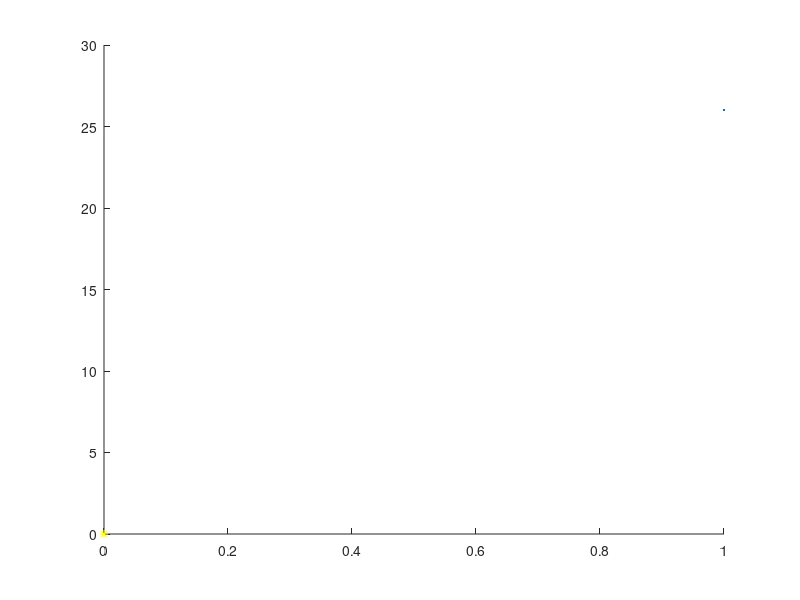

Write MATLAB code to recreate this figure. (Note: this script raises an error after producing the figure.)
%%
%Aurinkokunta 2D

clearvars
close all
clc

hold on
plot(0,0,'y*', LineWidth=26)

vn = 364/225;
mn = 364/(687);
venus = plot(0,0, 'o', LineWidth=12,Color=validatecolor(uint8([255 198 73])));
maa = plot(0, 0, 'o', LineWidth=16,Color=validatecolor(uint8([40 122 184])));
mars = plot(0, 0, 'o', LineWidth=18,Color=validatecolor(uint8([226 123 88])));

title('Aurinkokunta')
legend({'Aurinko','Venus','Maa','Mars'})
i = 0;
while 1
    venus.XData = cos(vn*i + pi/2)*1.2;
    venus.YData = sin(vn*i + pi/2)*1.2;
    
    maa.XData = cos(i)*1.5;
    maa.YData = sin(i)*1.5;

    mars.XData = cos(i*mn)*1.8;
    mars.YData = sin(i*mn)*1.8;
    axis([-2 2 -2 2])
    pause(0.01)
    i = 0.01 + i;
end

%%
%Aurinkokunta 3D

clearvars
close all
clc

[X Y Z]=sphere;

t=linspace(0,2*pi,1000);
x=cos(t);
y=sin(t);
i = 0;

vn = 364/225;
mn = 364/(687);

hold on
surf(X,Y,Z, 'LineStyle','none',FaceColor=validatecolor('#FED33C'))
venus = plot(0,0, 'o', LineWidth=12,Color=validatecolor(uint8([255 198 73])));
maa = plot(0, 0, 'o', LineWidth=16,Color=validatecolor(uint8([40 122 184])));
mars = plot(0, 0, 'o', LineWidth=18,Color=validatecolor(uint8([226 123 88])));
axis([-2 2 -2 2 -1 1])
title('Aurinkokunta')
legend({'Aurinko','Venus','Maa','Mars'})

while 1
    venus.XData = cos(vn*i + pi/2)*1.2;
    venus.YData = sin(vn*i + pi/2)*1.2;
    
    maa.XData = cos(i)*1.5;
    maa.YData = sin(i)*1.5;

    mars.XData = cos(i*mn)*1.8;
    mars.YData = sin(i*mn)*1.8;
    view(3)
    pause(0.01)
    i = i+0.01;
end
%%
%Paljon merkkejä tehty randomilla
%Siisti todennäköisyys kaavio
clearvars
close all
clc

hold on
view(3)
for i = 1:1001
    r1 = 5*rand(1)*rand(1);
    r2 = 5*rand(1)*rand(1);
    r3 = 5*rand(1)*rand(1);
    R(i,1) = r1;
    R(i,2) = r2;
    R(i,3) = r3;
    p = plot3(r1,r2,r3);
    p.Color=validatecolor(uint8([randi(255) randi(255) randi(255)]));
    p.Marker='o';
end
grid on
figure
histogram(R, 'Normalization','probability')


%%
%Partikkeli juttu
clearvars
close all
clc
n=1000;
r1 = 4*rand(n,1)-2;
r2 = 4*rand(n,1)-2;
r3 = 4*rand(n,1)-2;
p = plot3(r1,r2,r3,'ro');
while 1
    r1 = 0.01*rand(n,1);
    r2 = 0.01*rand(n,1);
    r3 = 0.01*rand(n,1);
    x = p.XData';
    y = p.YData';
    z = p.ZData';
    p.XData=x+r1;
    p.YData=y+r2;
    p.ZData=z+r3;
    pause(0.1)
    x = p.XData';
    y = p.YData';
    z = p.ZData';
    p.XData=x-r1;
    p.YData=y-r2;
    p.ZData=z-r3;
    axis([-2 2 -2 2 -4 4])
end
%%
%Tee jotain siistiä latex koodilla tai text funktiolla
clearvars
close all
clc

str = '\bf \it Hello world!';
txt = text(0.5,0.5,str,'Interpreter','latex');
aika = datetime("now");
sekunti = aika.Second;
r_txt = num2str(sekunti);
txt2.String = ['\bf ', r_txt];
txt2 = text(0.5,0.2,txt2.String);
%%
%Aalto-animaatio
clearvars
close all
clc

[X,Y]=meshgrid(-3:0.1:3,-2:0.1:2);
n = 0;
while 1
    Z=sin(Y + 4*n) + cos(X + 4*n);
    % Z=tan(n*Y) + tan(n*X);
    mesh(X,Y,Z);
    axis([-2 2 -2 2 -2 2])
    pause(0.01)
    n = n + 0.01;
end

%%
clearvars
close all
clc

for i = 0.1:0.1:15
    p = fplot(@(x) 0.1*cos(i*x^x));
    pause(0.1)
    delete(p)
end

%%
clearvars
close all
clc

for i = 0.1:0.1:10
    p = fplot(@(x) 2*sin(i*cos(x)));
    pause(0.01)
    delete(p)
end
fplot(@(x) 2*sin(10*cos(x)))
%%
clearvars
close all
clc

for i = 0.1:0.1:15
    p = fplot(@(x) sin(i) + x*cos(i));
    axis([-6 6 -4 4])
    grid on
    pause(0.01)
    delete(p)
end
fplot(@(x) sin(10) + x*cos(10))

%%
clearvars
close all
clc

for i = 0:0.1:50
    p = fplot(@(x) sin(i)*x+sin(x)*i);
    axis([-60 60 -60 60])
    pause(0.01)
    delete(p)
end
fplot(@(x) sin(50)*x+sin(x)*50);
%%
clearvars
close all
clc
t = 0:0.1:8*pi;

for i = 0:0.01:1
    p = polarplot(t, 3*sin(i*t));
    pause(0.05)
    delete(p)
end
polarplot(t, 3*sin(t))

%%
clearvars
close all
clc
t = 0:0.01:8*pi;

for i = 0:0.1:20
    p = polarplot(t, sin((i/5)*t));
    pause(0.05)
    delete(p)
end
polarplot(t, sin((20/5)*t))
%%
%Tee jotain siistiä viiva animaatioilla cos tai sin funktioilla
clearvars
close all
clc

a1 = animatedline('Color',[0 .7 .7]);
a2 = animatedline('Color',[0 .5 .5]);
a3 = animatedline('Color',[0 .3 .3]);
a4 = animatedline('Color',[0 .1 .1]);

axis equal
([-1 20 -1 1]);
x = linspace(0,20,10000);
for k = 1:length(x)
    
    xk = x(k);
    eka_viiva = cos(xk.^5);
    addpoints(a1,sin(xk.^5),eka_viiva);

    %kolmas_viiva = sin(2.41.*xk^2);
    %addpoints(a1,xk,kolmas_viiva);

    %neljas_viiva = sin(1./xk);
    %addpoints(a1,xk, neljas_viiva);

    % drawnow limitrate 
    drawnow
end
%%
%Lihasjännitys

clearvars
close all
clc

n=20;
x=2;
y=2;

plot(x, y)
hold on;
for i = 1:n
    plot(sphere*(1.5+sin(i)))
    axis equal
    xlabel('lihasjännitys');
    pause(0.75)
    hold off
end

%%
clearvars
close all
clc
%Lateksii ry:n logo

hold on
x = [-0.25,0.25,0.1,-0.1,-0.25];
y = [0,0,1.15,1.15,0];
B=[x;y];

for theta = linspace(0,2*pi,10)
    R = [cos(theta), -sin(theta);sin(theta),cos(theta)];
    C = R*B;
    fill(C(1,:),C(2,:),'k')
end
t=0:0.01:2.1*pi;
fill(cos(t), sin(t), validatecolor(uint8([255 0 255])))
plot(cos(t), sin(t), LineWidth=8, Color='k')
text(0, 0, '\Xi', FontSize=200, HorizontalAlignment='center')
axis equal

%%
%pallo vaihtaa väriä kun x ei ole määritelty animaatio
%jousi animaatio?

clearvars 
close all
clc

x=0:0.01:1;
y=cos(1./x);
for i = 1:numel(x)
    j=numel(x)-i+1;
    plot(x,y)
    hold on
    plot(x(j), y(j), 'bo')
    axis equal
    pause(0.01)
    hold off
end

x=-1:0.01:0;
y=cos(1./x);
for i = 1:numel(x)
    j=numel(x)-i+1;
    plot(x,y)
    hold on
    plot(x(j), y(j), 'ro')
    axis equal
    pause(0.01)
    hold off
end

x=-1:0.01:0;
y=cos(1./x);
for i = 1:numel(x)
    j=numel(x)-i+1;
    plot(x,y)
    hold on
    plot(x(i), y(i), 'ro')
    axis equal
    pause(0.01)
    hold off
end

x=0:0.01:1;
y=cos(1./x);
for i = 1:numel(x)
    j=numel(x)-i+1;
    plot(x,y)
    hold on
    plot(x(i), y(i), 'bo')
    axis equal
    pause(0.01)
    hold off
end

X=0:0.01:1;
for i = 1:numel(X)
    Y=cos(i./X);
    plot(X, Y)
end
%%
%Sylinteri

clearvars
close all
clc

r=1; 
n=100;
kulma=linspace(0,2*pi, n);
Ax = r*cos(kulma);
Ay = r*sin(kulma);
a = 2.5;
e = 0.25;
c = 0.5;
d = 1;
t = 0.06;
By = e + c/2;
Bx = Ax+ sqrt(a^2-(Ay-e-c/2).^2);
axislimits=[min(Ax)*1.1 max(Bx)*1.2 min(Ay)*1.1 max(Ay)*1.1];
sliderY=[e e+c e+c e e];
groundX=[min(Bx)-d/2 min(Bx)-d/2 max(Bx)+d/2 max(Bx)+d/2 min(Bx)-d/2];
groundY=[e-t e e e-t e-t];
videoObject=VideoWriter('sylinteri', 'MPEG-4');
videoObject.FrameRate = 15; 
open(videoObject)
for i = 1:n
    plot(Ax, Ay, '--', 0, 0, 'ko')
    axis equal
    hold on
    sliderX=[Bx(i)-d/2 Bx(i)-d/2 Bx(i)+d/2 Bx(i)+d/2 Bx(i)-d/2];
    fill(sliderX, sliderY,'m')
    fill(groundX, groundY, 'g')
    plot([0, Ax(i)], [0,Ay(i)], 'k', 'LineWidth',2)
    plot(Ax(i), Ay(i), 'ko')
    plot(Bx(i), By, 'ko')
    axis(axislimits)
    plot([Ax(i), Bx(i)],[Ay(i),By],'k', 'LineWidth',2)
    axis off
    hold off
    frames(i)=getframe;
end
for k = 1:5
    writeVideo(videoObject,frames)
end
close(videoObject)

%%
%JPEG-kuva
clearvars
close all
clc 

figure 
tiledlayout(2,8);

nexttile([2 2])
imshow('he_persisted.jpeg');

nexttile([2 2])
imshow('rukantaistelu.jpg')

nexttile([2 2])
imshow('kakku.jpg')

nexttile([2 2])
imshow('aamuja.png')